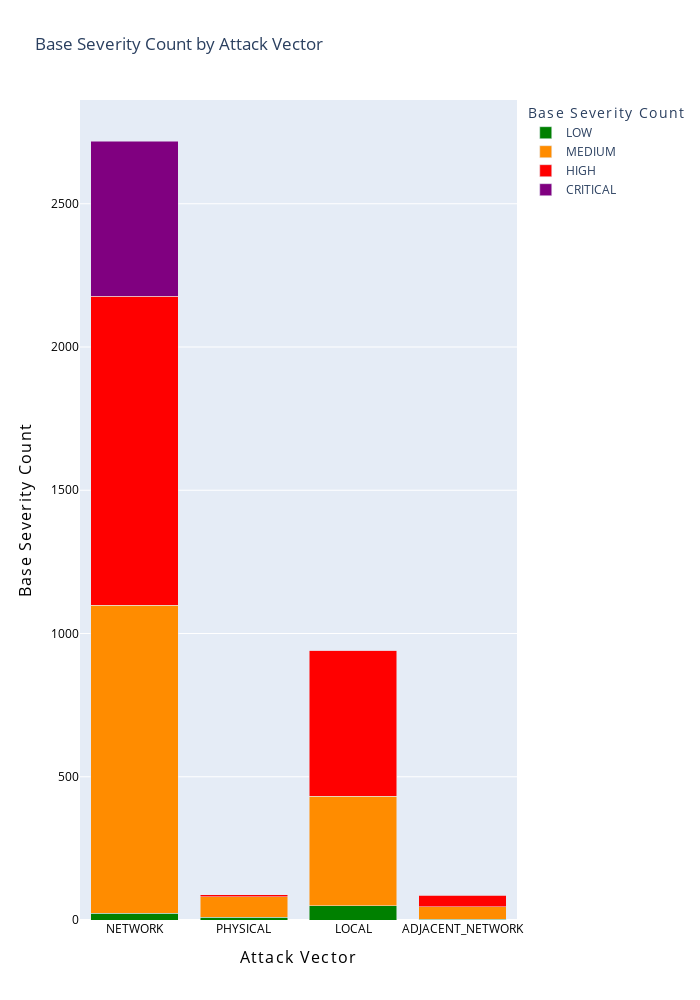

Here is the notebook cell this chart was saved with:
### Markdown cell above
The above scatter plot indicates a low positive correlation between exploitability score and base score.<br>
Vulnerabilites with a higher exploitability and base score would effectively increase the overall CVSS score

### Code cell
options = {
    'xAxisLabel': "<span style='letter-spacing: 1.3px;'>Attack Vector</span>",
    'yAxisLabel': "<span style='letter-spacing: 1.3px;'>Base Severity Count</span>",
    'width': 700,
    'height': 1000,
    'title': "Base Severity Count by Attack Vector",
    'format': "",
    'font_size': 16,
    'font_color': "black",
    'value_color': "black",
    'value_size': 12
}
dt_analyzer.show_correlation_stacked_bar_chart(processed_df, "attackVector", "baseSeverity", options)

### Figure 1 — Plotly figure (JSON) as saved in the notebook; plotly's stock layout.template omitted (floating-point values rounded to 4 significant figures)
{"data": [{"alignmentgroup": "True", "hovertemplate": "<span style='letter-spacing: 1.3px;'>Base Severity Count</span>=%{y}<br><span style='letter-spacing: 1.3px;'>Attack Vector</span>=%{x}<extra></extra>", "legendgroup": "LOW", "marker": {"color": "green", "pattern": {"shape": ""}}, "name": "LOW", "offsetgroup": "LOW", "orientation": "v", "showlegend": true, "textposition": "auto", "type": "bar", "x": ["NETWORK", "PHYSICAL", "LOCAL", "ADJACENT_NETWORK"], "xaxis": "x", "y": [23, 9, 50, 2], "yaxis": "y"}, {"alignmentgroup": "True", "hovertemplate": "<span style='letter-spacing: 1.3px;'>Base Severity Count</span>=%{y}<br><span style='letter-spacing: 1.3px;'>Attack Vector</span>=%{x}<extra></extra>", "legendgroup": "MEDIUM", "marker": {"color": "darkorange", "pattern": {"shape": ""}}, "name": "MEDIUM", "offsetgroup": "MEDIUM", "orientation": "v", "showlegend": true, "textposition": "auto", "type": "bar", "x": ["PHYSICAL", "NETWORK", "LOCAL", "ADJACENT_NETWORK"], "xaxis": "x", "y": [72, 1076, 382, 44], "yaxis": "y"}, {"alignmentgroup": "True", "hovertemplate": "<span style='letter-spacing: 1.3px;'>Base Severity Count</span>=%{y}<br><span style='letter-spacing: 1.3px;'>Attack Vector</span>=%{x}<extra></extra>", "legendgroup": "HIGH", "marker": {"color": "red", "pattern": {"shape": ""}}, "name": "HIGH", "offsetgroup": "HIGH", "orientation": "v", "showlegend": true, "textposition": "auto", "type": "bar", "x": ["LOCAL", "ADJACENT_NETWORK", "NETWORK", "PHYSICAL"], "xaxis": "x", "y": [509, 41, 1079, 7], "yaxis": "y"}, {"alignmentgroup": "True", "hovertemplate": "<span style='letter-spacing: 1.3px;'>Base Severity Count</span>=%{y}<br><span style='letter-spacing: 1.3px;'>Attack Vector</span>=%{x}<extra></extra>", "legendgroup": "CRITICAL", "marker": {"color": "purple", "pattern": {"shape": ""}}, "name": "CRITICAL", "offsetgroup": "CRITICAL", "orientation": "v", "showlegend": true, "textposition": "auto", "type": "bar", "x": ["ADJACENT_NETWORK", "NETWORK", "LOCAL"], "xaxis": "x", "y": [1, 541, 1], "yaxis": "y"}], "layout": {"barmode": "stack", "height": 1000, "legend": {"title": {"text": "<span style='letter-spacing: 1.3px;'>Base Severity Count</span>"}, "tracegroupgap": 0}, "title": {"text": "Base Severity Count by Attack Vector"}, "width": 700, "xaxis": {"anchor": "y", "domain": [0, 1], "tickfont": {"color": "black", "size": 12}, "title": {"font": {"color": "black", "size": 16}, "text": "<span style='letter-spacing: 1.3px;'>Attack Vector</span>"}}, "yaxis": {"anchor": "x", "domain": [0, 1], "tickfont": {"color": "black", "size": 12}, "title": {"font": {"color": "black", "size": 16}, "text": "<span style='letter-spacing: 1.3px;'>Base Severity Count</span>"}}}}
